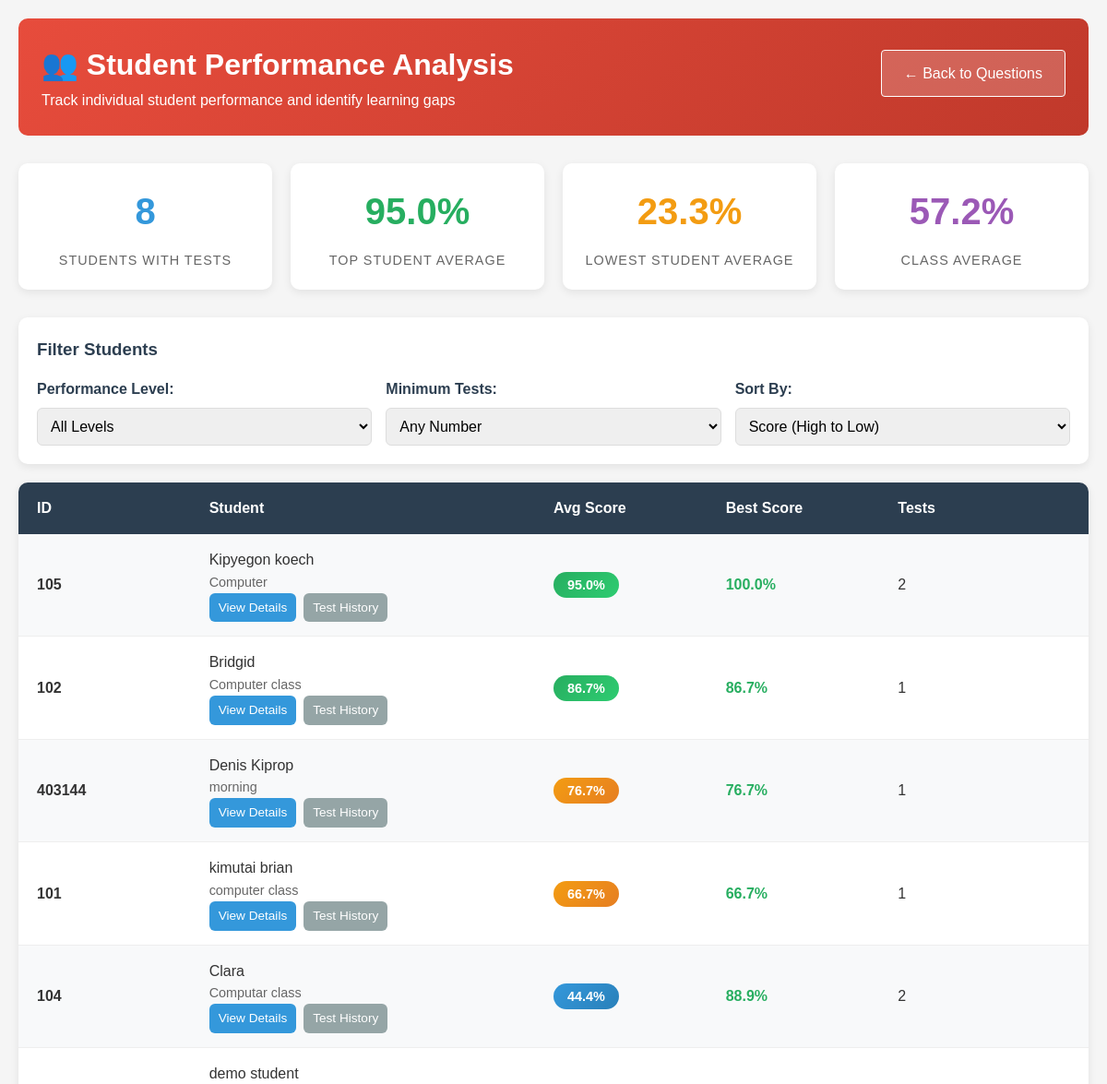
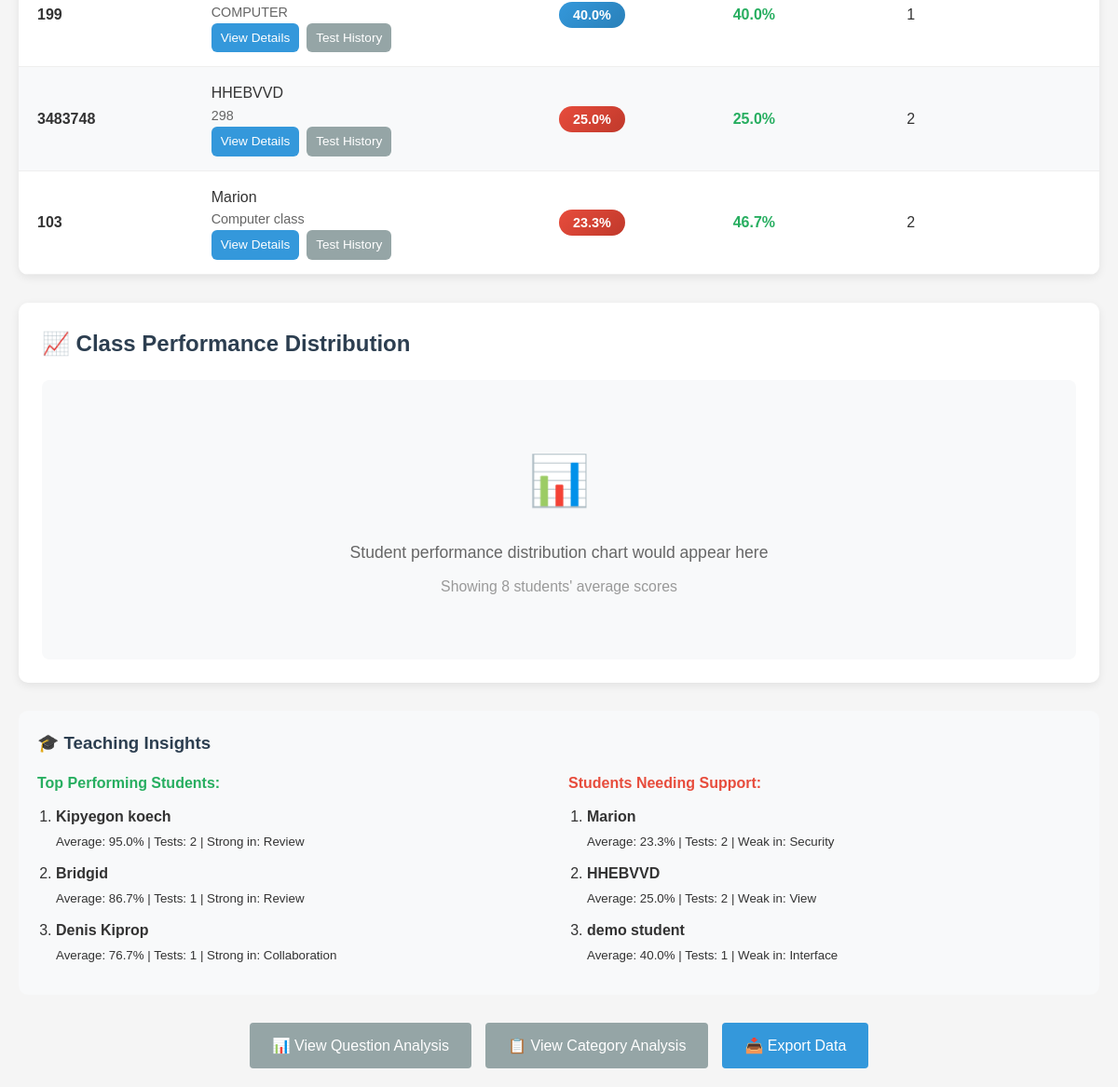
Page /admin/student-analysis (signed in) on the committed database (2 pictures, top to bottom).
### app.py (models this page shows)
class Student(db.Model):
    id = db.Column(db.Integer, primary_key=True)
    student_id = db.Column(db.String(50), unique=True, nullable=False)
    name = db.Column(db.String(100), nullable=False)
    class_name = db.Column(db.String(50))
    created_at = db.Column(db.DateTime, default=datetime.utcnow)
    results = db.relationship('TestResult', backref='student', lazy=True)

class TestResult(db.Model):
    id = db.Column(db.Integer, primary_key=True)
    student_id = db.Column(db.Integer, db.ForeignKey('student.id'), nullable=False)
    score = db.Column(db.Float, nullable=False)
    total_questions = db.Column(db.Integer, nullable=False)
    correct_answers = db.Column(db.Integer, nullable=False)
    time_taken = db.Column(db.Integer)  # in seconds
    completed_at = db.Column(db.DateTime, default=datetime.utcnow)
    responses = db.Column(db.Text)  # JSON string of responses

### app.py (the view)
@app.route('/admin/student-analysis')
def admin_student_analysis():
    if not session.get('admin_logged_in'):
        return redirect(url_for('admin_login'))
    students = Student.query.all()
    student_performance = []
    for student in students:
        results = TestResult.query.filter_by(student_id=student.id).all()
        if results:
            avg_score = statistics.mean([r.score for r in results]) if results else 0
            best_score = max([r.score for r in results]) if results else 0
            worst_score = min([r.score for r in results]) if results else 0
            total_tests = len(results)
            category_scores = {}
            for result in results:
                responses = json.loads(result.responses)
                for response in responses:
                    question_id = response['question_id']
                    selected_answer = response['selected_answer']
                    question = next((q for q in QUESTIONS if q['id'] == question_id), None)
                    if question:
                        category = question['category']
                        is_correct = selected_answer == question['correct_answer']
                        if category not in category_scores:
                            category_scores[category] = {'correct': 0, 'total': 0}
                        category_scores[category]['total'] += 1
                        if is_correct:
                            category_scores[category]['correct'] += 1
            category_performance = {}
            for category, scores in category_scores.items():
                category_performance[category] = (scores['correct'] / scores['total']) * 100
            student_performance.append({
                'student': student,
                'avg_score': avg_score,
                'best_score': best_score,
                'worst_score': worst_score,
                'total_tests': total_tests,
                'category_performance': category_performance,
                'weakest_category': min(category_performance.items(), key=lambda x: x[1])[0] if category_performance else None,
                'strongest_category': max(category_performance.items(), key=lambda x: x[1])[0] if category_performance else None
            })
    student_performance.sort(key=lambda x: x['avg_score'], reverse=True)
    return render_template('admin_student_analysis.html',
                         student_performance=student_performance)

### templates/admin_student_analysis.html (shortened to what this page needs)
<!DOCTYPE html>
<html lang="en">
<head>
    <link rel="stylesheet" href="{{ url_for('static', filename='style.css') }}">
</head>
<body>
    <div class="container">
        <div class="student-header">
            <div style="display: flex; justify-content: space-between; align-items: center;">
                <div>
                    <h1>👥 Student Performance Analysis</h1>
                    <p>Track individual student performance and identify learning gaps</p>
                </div>
                <div>
                    <a href="{{ url_for('admin_question_analysis') }}" class="btn" style="background: rgba(255,255,255,0.2); border: 1px solid white;">
                        ← Back to Questions
                    </a>
                </div>
            </div>
        </div>
        <div class="stats-grid">
            <div class="stat-card">
                <div class="stat-value" style="color: #3498db;">
                    {{ student_performance|length }}
                </div>
                <div class="stat-label">Students with Tests</div>
            </div>
            <div class="stat-card">
                <div class="stat-value" style="color: #27ae60;">
                    {% if student_performance %}
                        {{ "%.1f"|format(student_performance[0].avg_score) }}%
                    {% else %}
                        0%
                    {% endif %}
                </div>
                <div class="stat-label">Top Student Average</div>
            </div>
            <div class="stat-card">
                <div class="stat-value" style="color: #f39c12;">
                    {% if student_performance %}
                        {{ "%.1f"|format(student_performance[-1].avg_score) }}%
                    {% else %}
                        0%
                    {% endif %}
                </div>
                <div class="stat-label">Lowest Student Average</div>
            </div>
            <div class="stat-card">
                <div class="stat-value" style="color: #9b59b6;">
                    {% if student_performance %}
                        {{ "%.1f"|format(student_performance|map(attribute='avg_score')|sum / student_performance|length) }}%
                    {% else %}
                        0%
                    {% endif %}
                </div>
                <div class="stat-label">Class Average</div>
            </div>
        </div>
        {% if student_performance %}
        <div class="filter-options">
            <h3 style="margin-bottom: 15px; color: #2c3e50;">Filter Students</h3>
            <div class="filter-grid">
                <div class="filter-group">
                    <label for="performance-filter">Performance Level:</label>
                    <select id="performance-filter" onchange="filterStudents()">
                        <option value="all">All Levels</option>
                    </select>
                </div>
                <div class="filter-group">
                    <label for="tests-filter">Minimum Tests:</label>
                    <select id="tests-filter" onchange="filterStudents()">
                        <option value="0">Any Number</option>
                    </select>
                </div>
                <div class="filter-group">
                    <label for="sort-filter">Sort By:</label>
                    <select id="sort-filter" onchange="sortStudents()">
                        <option value="score-desc">Score (High to Low)</option>
                    </select>
                </div>
            </div>
        </div>
        <div class="students-table">
            <div class="table-header">
                <div>ID</div>
                <div>Student</div>
                <div>Avg Score</div>
                <div>Best Score</div>
                <div>Tests</div>
            </div>
            {% for performance in student_performance %}
            <div class="table-row"
                 data-score="{{ performance.avg_score }}"
                 data-name="{{ performance.student.name }}"
                 data-tests="{{ performance.total_tests }}">
                <div>
                    <strong>{{ performance.student.student_id }}</strong>
                </div>
                <div>
                    <div style="font-weight: 500;">{{ performance.student.name }}</div>
                    <div style="color: #666; font-size: 0.9em;">{{ performance.student.class_name }}</div>
                    <div class="student-actions">
                        <a href="#" class="action-btn view">View Details</a>
                        <a href="#" class="action-btn history">Test History</a>
                    </div>
                </div>
                <div>
                    <span class="score-badge score-{% if performance.avg_score >= 80 %}excellent{% elif performance.avg_score >= 60 %}good{% elif performance.avg_score >= 40 %}average{% else %}poor{% endif %}">
                        {{ "%.1f"|format(performance.avg_score) }}%
                    </span>
                </div>
                <div>
                    <span style="font-weight: bold; color: #27ae60;">
                        {{ "%.1f"|format(performance.best_score) }}%
                    </span>
                </div>
                <div>
                    {{ performance.total_tests }}
                </div>
            </div>
            {% endfor %}
        </div>
        <div class="performance-chart">
            <h2 style="color: #2c3e50; margin-bottom: 20px;">📈 Class Performance Distribution</h2>
            <div class="chart-placeholder">
                <div style="text-align: center;">
                    <div style="font-size: 3em; margin-bottom: 20px;">📊</div>
                    <div>Student performance distribution chart would appear here</div>
                    <div style="margin-top: 10px; font-size: 0.9em; color: #999;">
                        Showing {{ student_performance|length }} students' average scores
                    </div>
                </div>
            </div>
        </div>
        <div style="margin-top: 30px; padding: 20px; background: #f8f9fa; border-radius: 10px;">
            <h3 style="color: #2c3e50; margin-bottom: 15px;">🎓 Teaching Insights</h3>
            <div style="display: grid; grid-template-columns: repeat(auto-fit, minmax(300px, 1fr)); gap: 20px;">
                <div>
                    <h4 style="color: #27ae60; margin-bottom: 10px;">Top Performing Students:</h4>
                    <ol style="padding-left: 20px;">
                        {% for performance in student_performance[:3] %}
                        <li style="margin-bottom: 10px;">
                            <strong>{{ performance.student.name }}</strong><br>
                            <small>
                                Average: {{ "%.1f"|format(performance.avg_score) }}% |
                                Tests: {{ performance.total_tests }} |
                                Strong in: {{ performance.strongest_category or 'N/A' }}
                            </small>
                        </li>
                        {% endfor %}
                    </ol>
                </div>
                <div>
                    <h4 style="color: #e74c3c; margin-bottom: 10px;">Students Needing Support:</h4>
                    <ol style="padding-left: 20px;">
                        {% for performance in student_performance[-3:]|reverse %}
                        <li style="margin-bottom: 10px;">
                            <strong>{{ performance.student.name }}</strong><br>
                            <small>
                                Average: {{ "%.1f"|format(performance.avg_score) }}% |
                                Tests: {{ performance.total_tests }} |
                                Weak in: {{ performance.weakest_category or 'N/A' }}
                            </small>
                        </li>
                        {% endfor %}
                    </ol>
                </div>
            </div>
        </div>
        {% else %}
        <div class="empty-state">
            <h3>No Student Performance Data Available</h3>
            <p>Students haven't taken any tests yet. Check back after some tests have been completed.</p>
        </div>
        {% endif %}
        <div class="action-buttons" style="margin-top: 30px; display: flex; gap: 15px; justify-content: center;">
            <a href="{{ url_for('admin_question_analysis') }}" class="btn btn-secondary">
                📊 View Question Analysis
            </a>
            <a href="{{ url_for('admin_category_analysis') }}" class="btn btn-secondary">
                📋 View Category Analysis
            </a>
            <a href="{{ url_for('admin_export_data') }}" class="btn">
                📥 Export Data
            </a>
        </div>
    </div>
</body>
</html>

### static/style.css (style rules this page uses)
* { margin: 0; padding: 0; box-sizing: border-box; }
body { font-family: 'Arial', sans-serif; line-height: 1.6; color: #333; background-color: #f5f5f5; }
.container { max-width: 1200px; margin: 0 auto; padding: 20px; }
.btn { display: inline-block; padding: 12px 24px; background-color: #3498db; color: white; border: none; border-radius: 4px; cursor: pointer; font-size: 16px; text-decoration: none; transition: background-color 0.3s; }
.btn-secondary { background-color: #95a5a6; }
.action-buttons { display: flex; gap: 20px; justify-content: center; }
.btn { position: relative; overflow: hidden; transition: all 0.3s; }
html { scroll-behavior: smooth; }

### templates/admin_student_analysis.html (style rules this page uses)
.student-header { background: linear-gradient(135deg, #e74c3c, #c0392b); color: white; padding: 25px; border-radius: 10px; margin-bottom: 30px; }
.stats-grid { display: grid; grid-template-columns: repeat(auto-fit, minmax(200px, 1fr)); gap: 20px; margin-bottom: 30px; }
.stat-card { background: white; padding: 20px; border-radius: 10px; box-shadow: 0 3px 10px rgba(0,0,0,0.08); text-align: center; }
.stat-value { font-size: 2.5em; font-weight: bold; margin-bottom: 10px; }
.stat-label { color: #666; font-size: 0.9em; text-transform: uppercase; letter-spacing: 1px; }
.students-table { background: white; border-radius: 10px; overflow: hidden; box-shadow: 0 3px 10px rgba(0,0,0,0.08); margin-bottom: 30px; }
.table-header { display: grid; grid-template-columns: 1fr 2fr 1fr 1fr 1fr 1fr 2fr; background: #2c3e50; color: white; padding: 15px 20px; font-weight: bold; }
.table-row { display: grid; grid-template-columns: 1fr 2fr 1fr 1fr 1fr 1fr 2fr; padding: 15px 20px; border-bottom: 1px solid #eee; align-items: center; }
.table-row:nth-child(even) { background-color: #f8f9fa; }
.score-badge { padding: 6px 15px; border-radius: 20px; font-weight: bold; font-size: 0.9em; }
.score-excellent { background: linear-gradient(135deg, #27ae60, #2ecc71); color: white; }
.score-good { background: linear-gradient(135deg, #f39c12, #e67e22); color: white; }
.score-average { background: linear-gradient(135deg, #3498db, #2980b9); color: white; }
.score-poor { background: linear-gradient(135deg, #e74c3c, #c0392b); color: white; }
.performance-chart { background: white; padding: 25px; border-radius: 10px; margin-bottom: 30px; box-shadow: 0 3px 10px rgba(0,0,0,0.08); }
.chart-placeholder { height: 300px; display: flex; align-items: center; justify-content: center; background: #f8f9fa; border-radius: 8px; color: #666; font-size: 1.1em; }
.filter-options { background: white; padding: 20px; border-radius: 10px; margin-bottom: 20px; box-shadow: 0 3px 10px rgba(0,0,0,0.08); }
.filter-grid { display: grid; grid-template-columns: repeat(auto-fit, minmax(200px, 1fr)); gap: 15px; }
.filter-group { display: flex; flex-direction: column; gap: 8px; }
.filter-group label { font-weight: bold; color: #2c3e50; }
.filter-group select { padding: 10px; border: 1px solid #ddd; border-radius: 6px; font-size: 1em; }
.student-actions { display: flex; gap: 8px; }
.action-btn { padding: 5px 10px; border-radius: 6px; font-size: 0.85em; text-decoration: none; transition: all 0.3s; }
.action-btn.view { background: #3498db; color: white; }
.action-btn.history { background: #95a5a6; color: white; }
@media (max-width: 1400px) { .table-header, .table-row { grid-template-columns: 1fr 2fr 1fr 1fr 1fr; } }

### rows in the picture
Student: student.student_id "105", student.name "Kipyegon koech", student.class_name "Computer", student.name "Kipyegon koech"
TestResult: best_score "100.0"
TestResult: student.student_id "102", student.name "Bridgid", student.class_name "Computer class", avg_score "86.7", best_score "86.7", total_tests "1", strongest_category "Review"
TestResult: student.student_id "403144", student.name "Denis Kiprop", student.class_name "morning", avg_score "76.7", best_score "76.7", total_tests "1", strongest_category "Collaboration"
TestResult: student.student_id "101", student.name "kimutai brian", student.class_name "computer class", avg_score "66.7", best_score "66.7", total_tests "1"
Student: student.student_id "104", student.name "Clara", student.class_name "Computar class"
TestResult: best_score "88.9"
TestResult: student.student_id "199", student.name "demo student", student.class_name "COMPUTER", avg_score "40.0", best_score "40.0", total_tests "1", weakest_category "Interface"
TestResult: student.student_id "3483748", student.name "HHEBVVD", student.class_name "298", avg_score "25.0", best_score "25.0", total_tests "2", weakest_category "View"
Student: student.student_id "103", student.name "Marion", student.class_name "Computer class", student.name "Marion"
TestResult: best_score "46.7"

### other values in the picture
{{ student_performance|length }} "8"
{{ "%.1f"|format(student_performance[0].avg_score) }} "95.0"
{{ "%.1f"|format(student_performance[-1].avg_score) }} "23.3"
{{ "%.1f"|format(performance.avg_score) }} "95.0" "44.4" "23.3"
{{ performance.total_tests }} "2" "2" "2"
{{ "%.1f"|format(performance.avg_score) }} "95.0"
{{ performance.total_tests }} "2"
{{ performance.strongest_category or 'N/A' }} "Review"
{{ "%.1f"|format(performance.avg_score) }} "23.3"
{{ performance.weakest_category or 'N/A' }} "Security"
